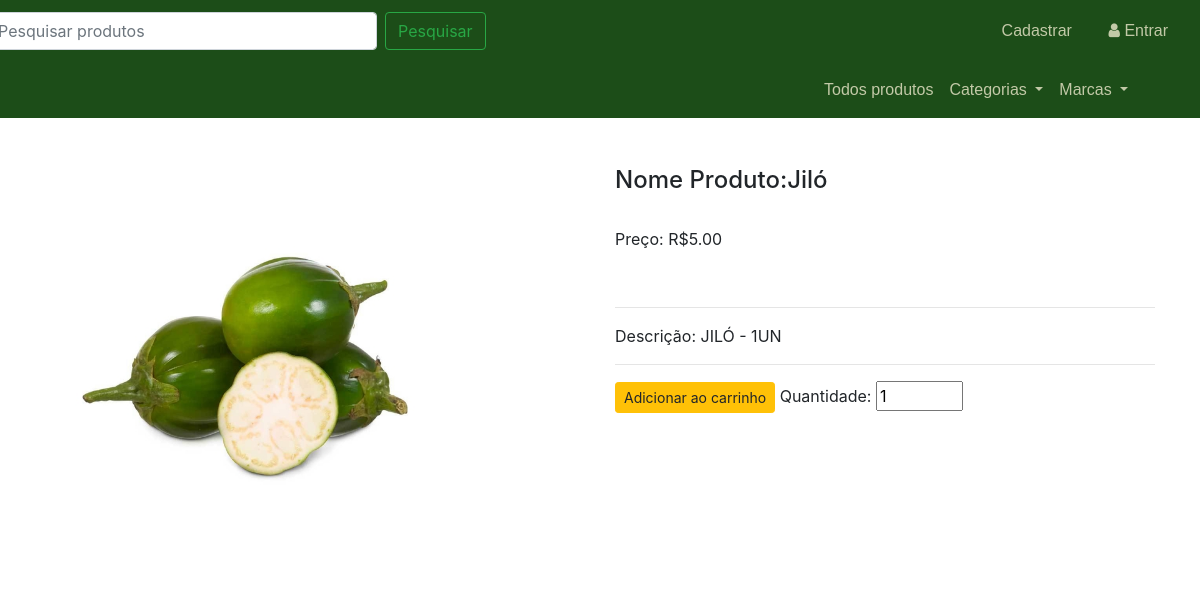
The page /produto/36 on the database its author committed.
### loja/produtos/models.py (models this page shows, shortened)
class Produto(db.Model):
    id = db.Column(db.Integer, primary_key=True)
    name = db.Column(db.String(80), nullable=False)
    price = db.Column(db.Numeric(10,2), nullable=False)
    discount = db.Column(db.Integer, default=0)
    stock = db.Column(db.Integer, nullable=False)
    weight= db.Column(db.Float, nullable=False)
    description= db.Column(db.Text, nullable=False)
    pub_date = db.Column(db.DateTime, nullable=False, default=datetime.utcnow)
    marca_id = db.Column(db.Integer, db.ForeignKey('marca.id'),nullable=False)
    marca = db.relationship('Marca', backref=db.backref('marcas', lazy=True))
    categoria_id = db.Column(db.Integer, db.ForeignKey('categoria.id'),nullable=False)
    categoria = db.relationship('Categoria', backref=db.backref('categorias', lazy=True))
    image= db.Column(db.String(150), nullable=True, default='image.jpg')

### loja/produtos/rotas.py (the view)
@app.route('/produto/<int:id>')
def pagina_unica(id):
    produto = Produto.query.get_or_404(id)
    return render_template('produtos/pagina_unica.html',produto=produto, marcas=marcas(), categorias=categorias())

### loja/produtos/rotas.py (called while the page is built)
def marcas():
    marcas = marcas = Marca.query.join(Produto, (Marca.id == Produto.marca_id)).all()
    return marcas

def categorias():
    categorias = Categoria.query.join(Produto, (Categoria.id == Produto.categoria_id)).all()
    return categorias

### loja/templates/produtos/pagina_unica.html (shortened to what this page needs)
{% extends "layouts.html" %}
{% block content %}
{% include "navbar.html" %}
<link rel="stylesheet" href="{{url_for('static', filename='css/index.css')}}">
<div class="container mt-5">
    <div class="row">
        <div class="col-md-6" id="marca_image">
            <img src="{{url_for('static',filename='images/'+ produto.image)}}" alt="{{produto.name}}" height="400">
        </div>
            <div class="col-md-6">
                <h4> Nome Produto:{{produto.name}}</h4>
                <br>
                <p>Preço: R${{produto.price}}</p>
                <br>
                <hr>
                <p>Descrição: {{produto.description}}</p>
                <hr>
                <form action="{{url_for('AddCart')}}" method="POST">
                    <button type="submit" class="btn btn-sm btn-warning">Adicionar ao carrinho</button>
                    <label for=""> Quantidade: </label>
                    <input type="number" name="quantity" id="" value="1" min="1" max="{{produto.stock}}">
                </form>
            </div>
    </div>
</div>
{% endblock content %}

### loja/static/css/index.css (style rules this page uses)
body { margin: 0; padding: 0; background-color: #ffffff; }
.container { margin-top: 15px; margin-bottom: 15px; }

### rows shown on the page
Produto: image (picture), name "Jiló", price "5.00", description "JILÓ - 1UN"
